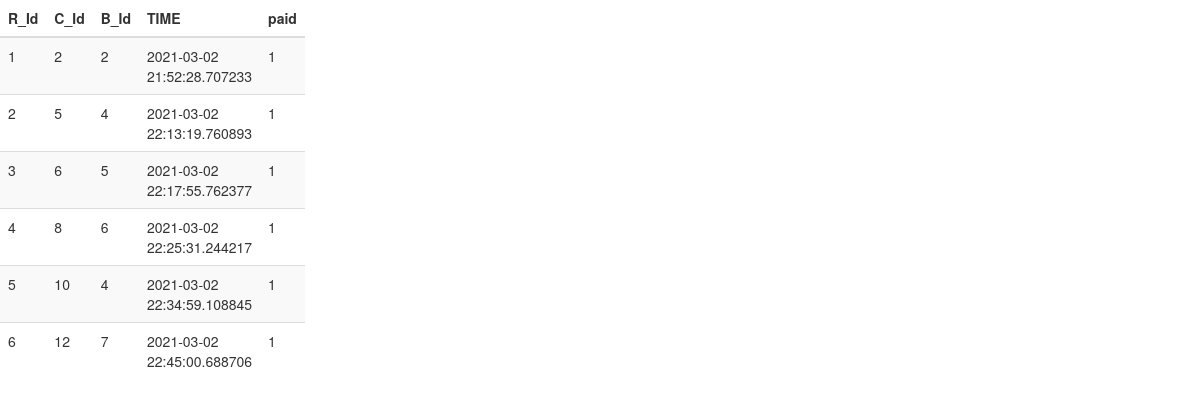
Page /rentSQL on the committed database.
### modules/models.py (models this page shows)
class rentingRecord(db.Model):
    R_Id = db.Column(db.Integer, primary_key=True)
    C_Id = db.Column(db.Integer)
    B_Id = db.Column(db.Integer)
    R_St = db.Column(db.DateTime)  # START TIME
    R_Et = db.Column(db.DateTime)  # END TIME
    R_Sp = db.Column(db.String(50))  # START POSITION
    R_Ep = db.Column(db.String(50))  # END POSITION
    R_fee = db.Column(db.Integer)
    R_Paid = db.Column(db.String(50))

### modules/mod_renting/rentSQL.py (the view)
@rentSQL.route('/rentSQL')
def show_page():
    userTable = rentingRecord.query.all()
    return render_template('rentSQL.html', article=userTable)

### templates/rentSQL.html
<!DOCTYPE HTML>
<html>
<head>
    <link href="//www.w3cschool.cn/statics/plugins/bootstrapold/css/bootstrap.min.css" rel="stylesheet">
</head>
<body>
<table style="width:240px" class="table table-striped" >
    <thead>
        <tr >
            <th>R_Id</th>
            <th>C_Id</th>
            <th>B_Id</th>
            <th style="width:60px">TIME</th>
            <th>paid</th>
        </tr>
    </thead>
    <tbody>
        {% if article %}
            {% for article in article%}
            <tr>
                <td>{{article.R_Id}}</td>
                <td>{{article.C_Id}}</td>
                <td>{{article.B_Id}}</td>
                <td>{{article.R_St}}</td>
                <td>{{article.R_Paid}}</td>
            </tr>
            {% endfor %}
    </tbody>
        {% else %}
            <p>No content was found!</p>
        {% endif %}
</table>
</body>
</html>

### rows in the picture
rentingRecord: R_Id "1", C_Id "2", B_Id "2", R_St "2021-03-02 21:52:28.707233", R_Paid "1"
rentingRecord: R_Id "2", C_Id "5", B_Id "4", R_St "2021-03-02 22:13:19.760893", R_Paid "1"
rentingRecord: R_Id "3", C_Id "6", B_Id "5", R_St "2021-03-02 22:17:55.762377", R_Paid "1"
rentingRecord: R_Id "4", C_Id "8", B_Id "6", R_St "2021-03-02 22:25:31.244217", R_Paid "1"
rentingRecord: R_Id "5", C_Id "10", B_Id "4", R_St "2021-03-02 22:34:59.108845", R_Paid "1"
rentingRecord: R_Id "6", C_Id "12", B_Id "7", R_St "2021-03-02 22:45:00.688706", R_Paid "1"
